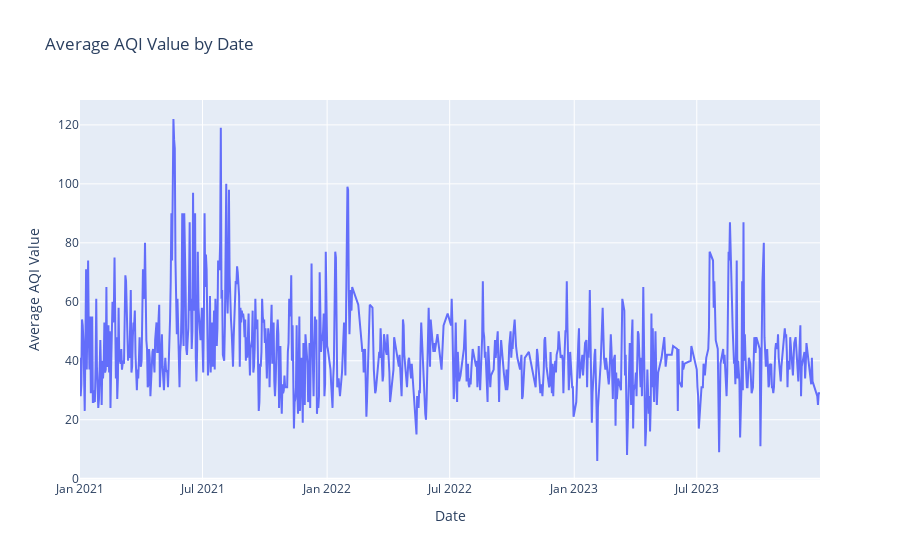

Notebook source saved alongside this figure:
### Code cell
fig = px.line(
    new_castle_grouped, 
    x='date', 
    y='aqi_value', 
    title='Average AQI Value by Date',
    labels={'aqi_value': 'Average AQI Value', 'date': 'Date'},
    line_shape='linear'
)
fig.show()

### Figure 1 — Plotly figure (JSON) as saved in the notebook; plotly's stock layout.template omitted (floating-point values rounded to 4 significant figures; data arrays with more than 128 entries replaced by an {"elided": "..."} marker saying what was removed)
{"data": [{"hovertemplate": "Date=%{x}<br>Average AQI Value=%{y}<extra></extra>", "legendgroup": "", "line": {"color": "#636efa", "dash": "solid", "shape": "linear"}, "marker": {"symbol": "circle"}, "mode": "lines", "name": "", "orientation": "v", "showlegend": false, "type": "scatter", "x": {"elided": "797 str values"}, "xaxis": "x", "y": {"elided": "797 int values"}, "yaxis": "y"}], "layout": {"legend": {"tracegroupgap": 0}, "title": {"text": "Average AQI Value by Date"}, "xaxis": {"anchor": "y", "domain": [0, 1], "title": {"text": "Date"}}, "yaxis": {"anchor": "x", "domain": [0, 1], "title": {"text": "Average AQI Value"}}}}
